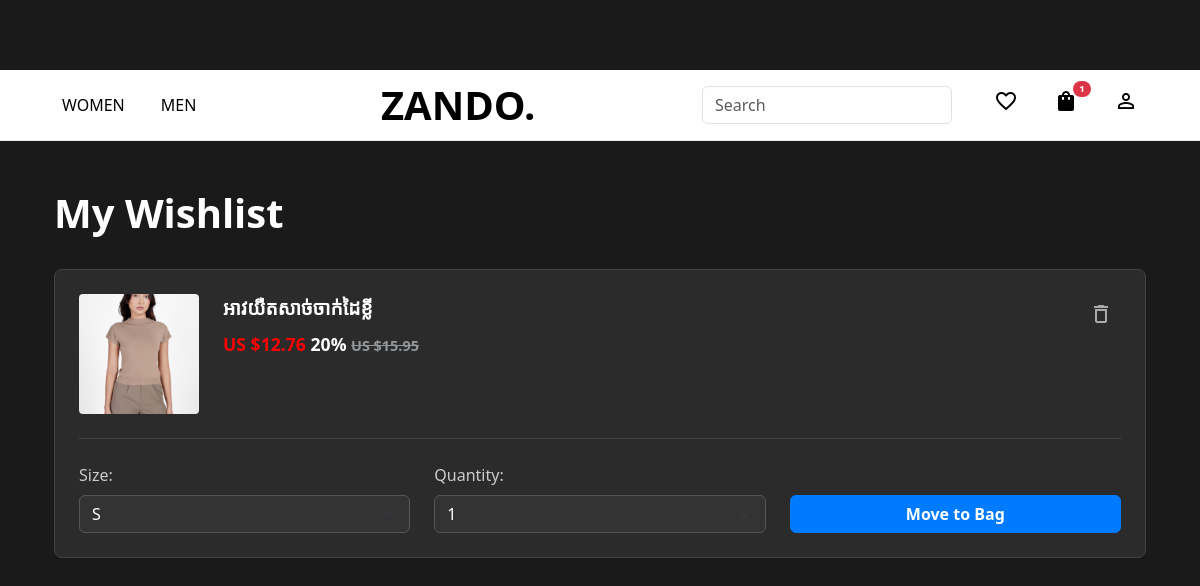
The app's page /wishlist/ (signed in) with its own data.
### my_web_demo/models.py (models this page shows, shortened)
class Wishlist(models.Model):
    user = models.ForeignKey(settings.AUTH_USER_MODEL, on_delete=models.CASCADE)
    product = models.ForeignKey(Product, on_delete=models.CASCADE)
    added_date = models.DateTimeField(auto_now_add=True)
    class Meta:
        unique_together = ('user', 'product')

class Product(models.Model):
    CATEGORY_CHOICES = [
        ('women', 'WOMEN'),
        ('men', 'MEN'),
        ('boys', 'BOYS'),
        ('girls', 'GIRLS'),
    ]
    name = models.CharField(max_length=200)
    price = models.DecimalField(max_digits=10, decimal_places=2, help_text="This should be the original price.")
    discount = models.IntegerField(default=0, help_text="Discount percentage (e.g., 20 for 20% off)")
    image = models.ImageField(upload_to='products/', blank=True, null=True)
    brand = models.ForeignKey(Brand, on_delete=models.SET_NULL, null=True, blank=True)
    category = models.CharField(max_length=10, choices=CATEGORY_CHOICES, blank=True, null=True)
    about = models.TextField(blank=True, null=True, help_text="Additional details about the product.")
    description = models.TextField(blank=True, null=True, help_text="Detailed product description.")
    @property
    def original_price(self):
        return self.price
    def get_discounted_price(self):
        if self.discount > 0:
            return (self.price - self.get_discount_amount()).quantize(Decimal('0.01'))
        return self.price.quantize(Decimal('0.01'))
    def get_discount_amount(self):
        if self.discount > 0:
            discount_decimal = Decimal(self.discount) / 100
            return (self.price * discount_decimal).quantize(Decimal('0.01'))
        return Decimal('0.00')

### my_web_demo/views.py (the view)
# urls.py: path('wishlist/', views.wishlist_view, name='wishlist_view'),
@login_required
def wishlist_view(request):
    wishlist_items = Wishlist.objects.filter(user=request.user).select_related('product')
    return render(request, 'include/Cart/wishlist.html', {'wishlist_items': wishlist_items})

### my_web_demo/models.py (called while the page is built)
    @property
    def unit_price(self):
        return self.product.get_discounted_price()

    @property
    def total_price(self):
        return self.unit_price * self.quantity

### my_web_demo/templates/include/Cart/wishlist.html (shortened to what this page needs)
{% extends 'base.html' %}
{% load static %}
{% block main %}
<div class="container my-5 wishlist-container">
    <h1 class="wishlist-title">My Wishlist</h1>
    {% if wishlist_items %}
    <div class="row">
        {% for item in wishlist_items %}
        <div class="col-12">
            <div class="wishlist-item-card">
                <div class="product-info">
                    <div class="product-image-container">
                        <img src="{{ item.product.image.url }}" alt="{{ item.product.name }}">
                    </div>
                    <div class="item-details">
                        <a href="#" class="item-name">{{ item.product.name }}</a>
                        <div class="price-container text-end">
                            {% if item.product.discount > 0 %}
                            <div class="current-price fw-bold">US ${{ item.product.get_discounted_price|floatformat:2 }}
                                <span class="text-white">{{ item.product.discount }}%</span> <span
                                    class="discount-details">US ${{ item.product.original_price|floatformat:2 }}</span>
                            </div>
                            {% endif %}
                        </div>
                    </div>
                    <div class="item-actions">
                        <a href="{% url 'remove_from_wishlist' item.id %}" class="remove-btn"
                            title="Remove from Wishlist">
                            <i class="material-icons">delete_outline</i>
                        </a>
                    </div>
                </div>
                <form action="{% url 'move_to_bag' item.id %}" method="post" class="move-to-bag-form">
                    <div class="row align-items-end">
                        <div class="col-md-4">
                            <label for="size-{{ item.id }}" class="form-label form-label-dark">Size:</label>
                            <select name="size" id="size-{{ item.id }}" class="form-select form-select-dark" required>
                                <option value="S">S</option>
                            </select>
                        </div>
                        <div class="col-md-4">
                            <label for="quantity-{{ item.id }}" class="form-label form-label-dark">Quantity:</label>
                            <select name="quantity" id="quantity-{{ item.id }}" class="form-select form-select-dark">
                                {% for i in "x"|ljust:10 %}
                                <option value="{{ forloop.counter }}">{{ forloop.counter }}</option>
                                {% endfor %}
                            </select>
                        </div>
                        <div class="col-md-4">
                            <button type="submit" class="btn btn-primary w-100 move-to-bag-btn">Move to Bag</button>
                        </div>
                    </div>
                </form>
            </div>
        </div>
        {% endfor %}
    </div>
    {% else %}
    <div class="empty-wishlist">
        <h2>Your wishlist is empty.</h2>
        <p>Add items you love to your wishlist to keep track of them.</p>
        <a href="{% url 'home' %}" class="btn btn-primary">Continue Shopping</a>
    </div>
    {% endif %}
</div>
{% endblock %}

### my_web_demo/templates/base.html (style rules this page uses)
body { margin-top: 0px; padding-top: 70px; }

### my_web_demo/templates/include/Cart/wishlist.html (style rules this page uses)
body { background-color: #1a1a1a; color: #f0f0f0; }
.wishlist-container { max-width: 1200px; }
.wishlist-title { color: #fff; font-weight: bold; margin-bottom: 2rem; }
.wishlist-item-card { background-color: #2b2b2b; border: 1px solid #444; border-radius: 8px; padding: 1.5rem; margin-bottom: 1.5rem; display: flex; flex-direction: column; }
.wishlist-item-card .product-info { display: flex; justify-content: space-between; width: 100%; align-items: flex-start; }
.price-container { white-space: nowrap; }
.product-image-container { position: relative; margin-right: 1.5rem; }
.wishlist-item-card img { width: 120px; height: 120px; object-fit: cover; border-radius: 4px; }
.price-container { display: flex; align-items: flex-start; margin-top: 0.5rem; flex-direction: column; }
.current-price { font-size: 1.1rem; font-weight: bold; color: red; }
.item-name { font-size: 1.2rem; font-weight: 600; color: #fff; text-decoration: none; }
.item-actions { margin-left: auto; display: flex; align-items: center; }
.remove-btn { background: none; border: none; color: #aaa; cursor: pointer; padding: 0.5rem; }
.move-to-bag-form { border-top: 1px solid #444; margin-top: 1.5rem; padding-top: 1.5rem; }
.form-label-dark { color: #ccc; }
.form-select-dark { background-color: #333; border-color: #555; color: #fff; }
.move-to-bag-btn { background-color: #007bff; border-color: #007bff; font-weight: bold; }
.discount-details { font-size: 0.9rem; color: #93979a; text-decoration: line-through; }

### records on screen
Wishlist: product.image (picture), product.name "អាវយឺតសាច់ចាក់ដៃខ្លី", product.get_discounted_price "12.76", product.discount "20", product.original_price "15.95", size "S", quantity "1"

### other values on screen
{{ cart_item_count }} "1"
